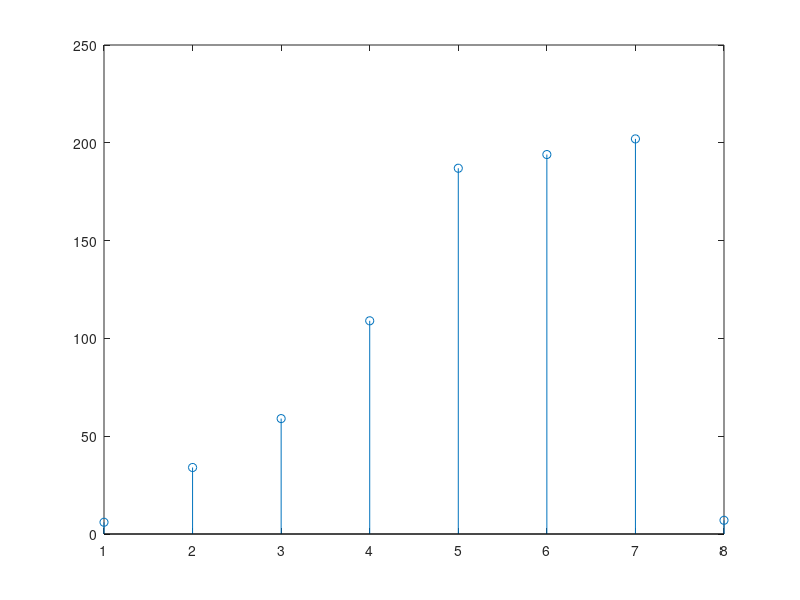

Reproduce this figure in MATLAB.
clc ;close all;clear all;
x=[1,5,6,7];
h=[6,4,3,28,1];
l=length(x);
m=length(h);
x1=[x,zeros(1,m-1)];
disp(x1);
h1=[h,zeros(1,l-1)];
disp(h1);
n=l+m-1;
z=zeros(1,n);
disp(z);
for i=1:n
    
    for j=1:i
        z(i)=z(i)+x1(j)*h1(i-j+1);
    end
end
disp(z);
stem(z);
